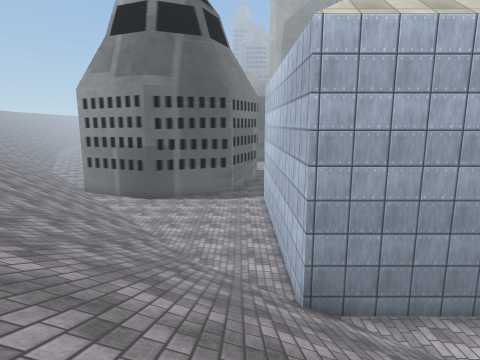
view 1 (above)

19 first-person views from a walk through a scene from a Unity 3-D project. The camera is 1.5 m above the floor, tilts 10° down and sees 75° across. The floor is counted in squares, 1.44 m on a side. Each view is taken from the middle of a square. On the plan, view 1 faces up. The plan holds only what a view shows up to about 12 squares ahead; the rest is blank. The place goes on beyond the plan. The player character is not drawn. Some surface patterns are stand-ins.

view 2
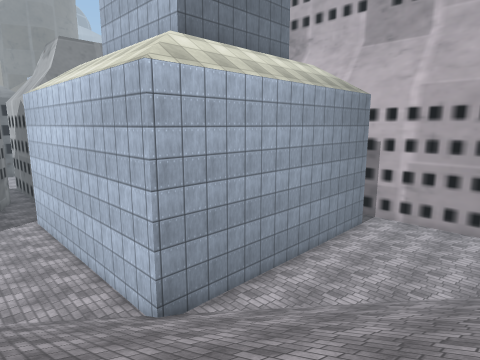

view 3
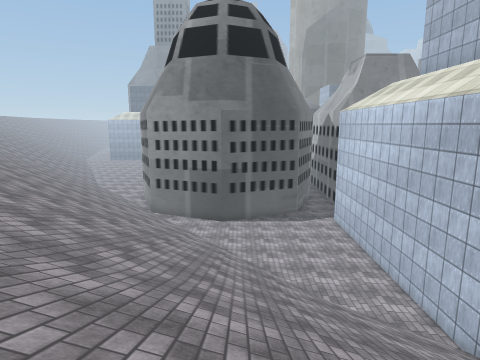

view 4
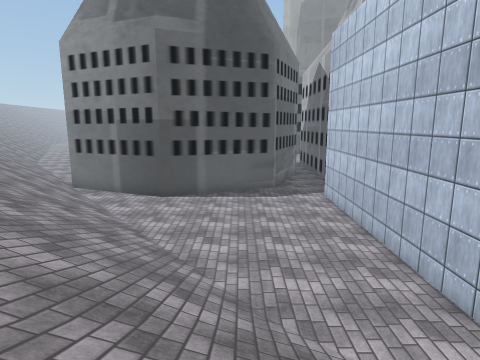

view 5
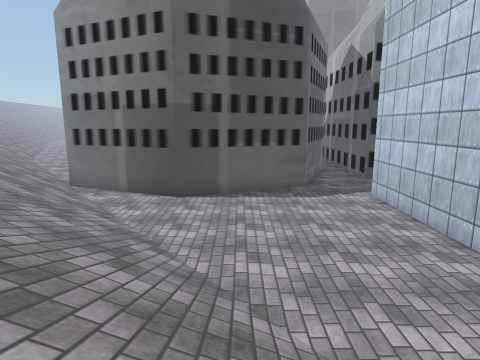

view 6
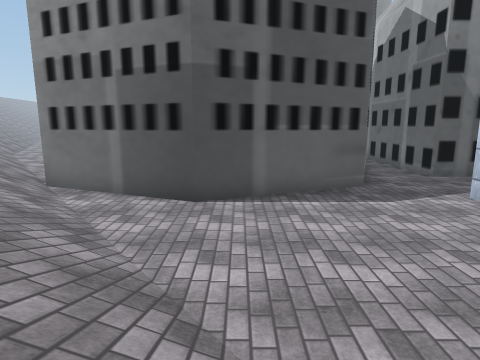

view 7
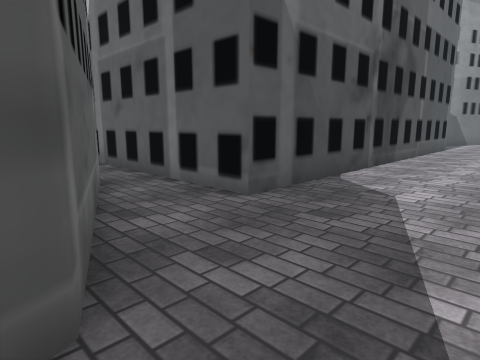

view 8
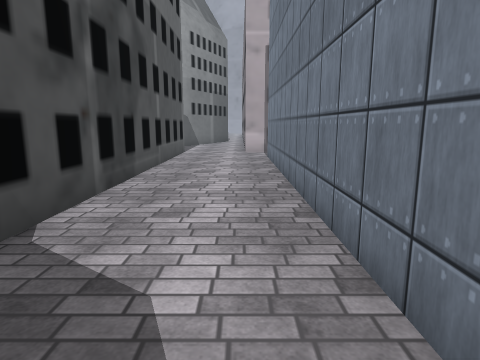

view 9
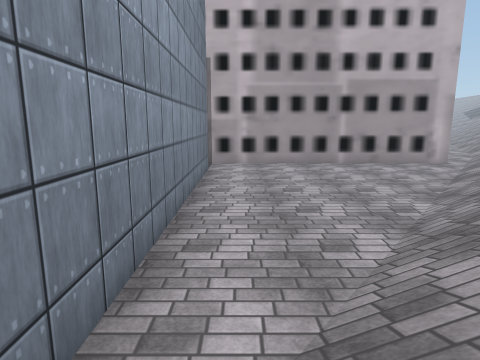

view 10
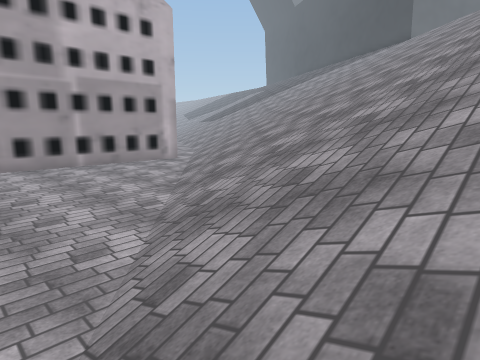

view 11
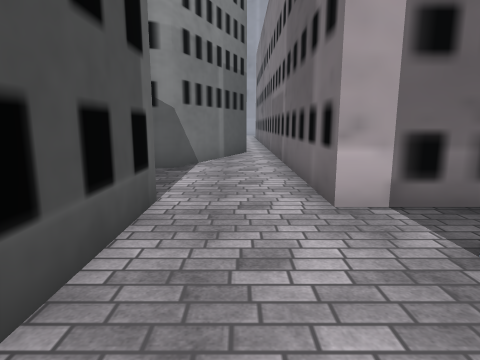

view 12
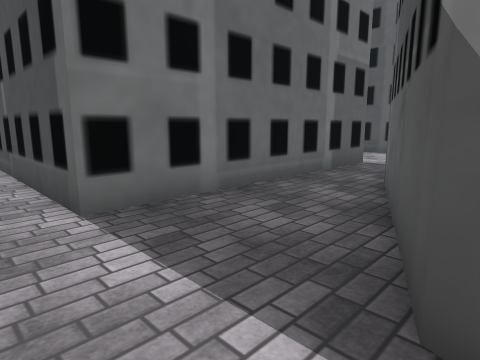

view 13
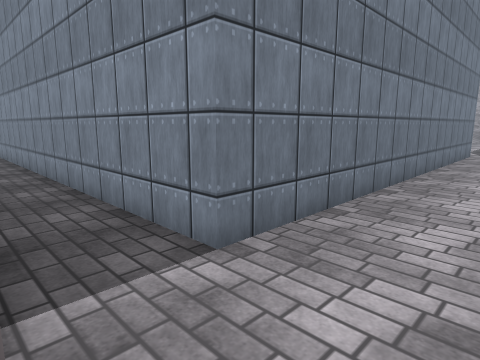

view 14
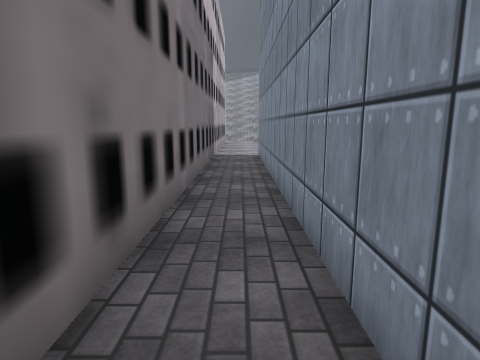

view 15
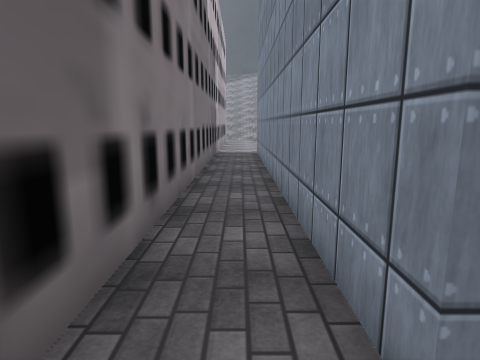

view 16
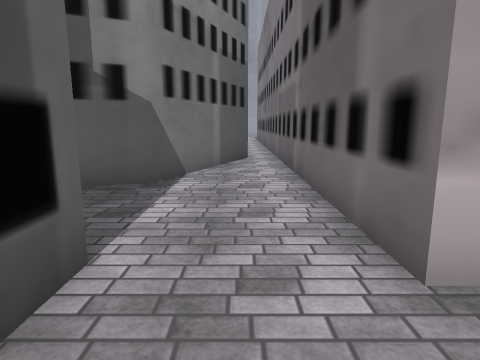

view 17
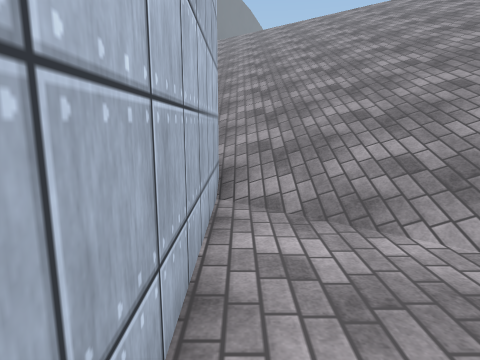

view 18
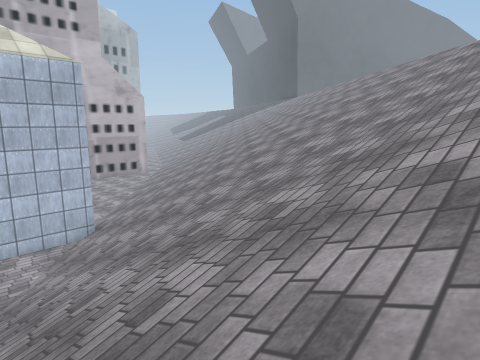

view 19
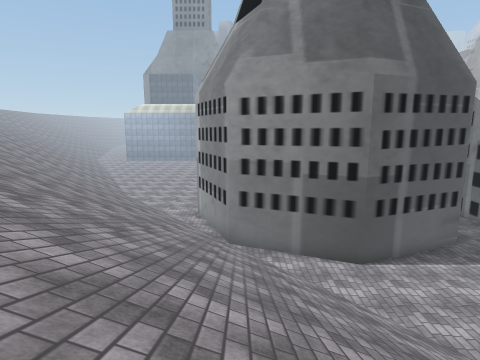

### Floor plan
Key: @ floor where view 1 was taken; # wall or solid block; . floor; / step, stairs or slope.
Columns run from 10 left of view 1 to 21 right of it. Each row starts with its distance up from view 1.
 31                        ##
 30                        ..
 29                         .
 28                         ..
 27                         #.
 26              #          #.
 25             .#          #.#
 24             .#          #.##
 23            #.#          #..#
 22           ##.#          #..##
 21           #..#          #...##
 20          ##..############....###
 19 /##     ##.....................#
 18 //### ###...............########
 17 ///.###.....###########.#
 16 ///.........#         #.#
 15 ////........#         #.#
 14 /////.......#         #.#
 13 //////......#         #.#
 12 ///////.....#         #.#
 11 ////////....#         #.#
 10 ////////....#         #.#
  9 /////////...#         #.#
  8 //////////..#         #.#
  7 ////////////#         #.#
  6  ///////////###########.#
  5  /////////////..........#
  4  //////////////.........#
  3  ////////////////.......#
  2  /////////////////......#
  1  //////////////////.....#
  0   ////////@/////////....#
 -1   ///////////////////...#

Positions as (right, up) in squares from view 1, and headings:
1: (0, 0), facing up
2: (-2, 0), facing up-right
3: (-4, 0), facing up
4: (-2, 5), facing up
5: (-3, 7), facing up
6: (-4, 10), facing up
7: (-1, 17), facing up-right
8: (2, 18), facing right
9: (2, 5), facing right
10: (2, 5), facing down-right
11: (10, 19), facing right
12: (18, 19), facing up-left
13: (14, 19), facing down-left
14: (13, 17), facing down
15: (13, 18), facing down
16: (12, 19), facing right
17: (1, 11), facing down
18: (-10, 10), facing down-right
19: (-9, 7), facing up
